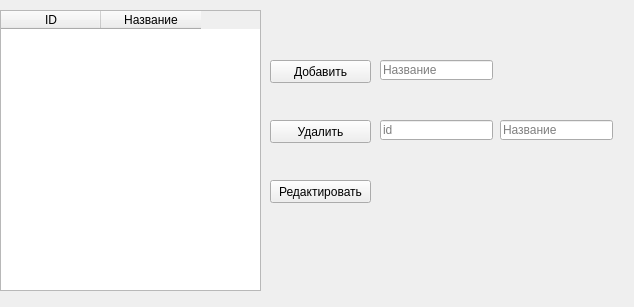
<?xml version="1.0" encoding="UTF-8"?>
<ui version="4.0">
 <class>Status</class>
 <widget class="QMainWindow" name="Status">
  <property name="enabled">
   <bool>true</bool>
  </property>
  <property name="geometry">
   <rect>
    <x>0</x>
    <y>0</y>
    <width>634</width>
    <height>307</height>
   </rect>
  </property>
  <property name="mouseTracking">
   <bool>true</bool>
  </property>
  <property name="tabletTracking">
   <bool>true</bool>
  </property>
  <property name="windowTitle">
   <string>Справочник позиций сотрудников</string>
  </property>
  <widget class="QWidget" name="widget">
   <property name="focusPolicy">
    <enum>Qt::TabFocus</enum>
   </property>
   <widget class="QTableWidget" name="tableWidget">
    <property name="enabled">
     <bool>true</bool>
    </property>
    <property name="geometry">
     <rect>
      <x>0</x>
      <y>10</y>
      <width>261</width>
      <height>281</height>
     </rect>
    </property>
    <property name="maximumSize">
     <size>
      <width>881</width>
      <height>16777215</height>
     </size>
    </property>
    <property name="mouseTracking">
     <bool>false</bool>
    </property>
    <property name="autoFillBackground">
     <bool>true</bool>
    </property>
    <column>
     <property name="text">
      <string>ID</string>
     </property>
    </column>
    <column>
     <property name="text">
      <string>Название</string>
     </property>
    </column>
   </widget>
   <widget class="QPushButton" name="alter_button">
    <property name="geometry">
     <rect>
      <x>270</x>
      <y>180</y>
      <width>101</width>
      <height>23</height>
     </rect>
    </property>
    <property name="text">
     <string>Редактировать</string>
    </property>
   </widget>
   <widget class="QPushButton" name="add_button">
    <property name="geometry">
     <rect>
      <x>270</x>
      <y>60</y>
      <width>101</width>
      <height>23</height>
     </rect>
    </property>
    <property name="text">
     <string>Добавить</string>
    </property>
   </widget>
   <widget class="QPushButton" name="delete_button">
    <property name="geometry">
     <rect>
      <x>270</x>
      <y>120</y>
      <width>101</width>
      <height>23</height>
     </rect>
    </property>
    <property name="text">
     <string>Удалить</string>
    </property>
   </widget>
   <widget class="QLineEdit" name="adding_type">
    <property name="geometry">
     <rect>
      <x>380</x>
      <y>60</y>
      <width>113</width>
      <height>20</height>
     </rect>
    </property>
    <property name="text">
     <string/>
    </property>
    <property name="maxLength">
     <number>50</number>
    </property>
    <property name="placeholderText">
     <string>Название</string>
    </property>
   </widget>
   <widget class="QLineEdit" name="id_category">
    <property name="geometry">
     <rect>
      <x>380</x>
      <y>120</y>
      <width>113</width>
      <height>20</height>
     </rect>
    </property>
    <property name="placeholderText">
     <string>id</string>
    </property>
   </widget>
   <widget class="QLineEdit" name="delete_type">
    <property name="geometry">
     <rect>
      <x>500</x>
      <y>120</y>
      <width>113</width>
      <height>20</height>
     </rect>
    </property>
    <property name="text">
     <string/>
    </property>
    <property name="maxLength">
     <number>25</number>
    </property>
    <property name="placeholderText">
     <string>Название</string>
    </property>
   </widget>
  </widget>
 </widget>
 <resources/>
 <connections/>
</ui>
